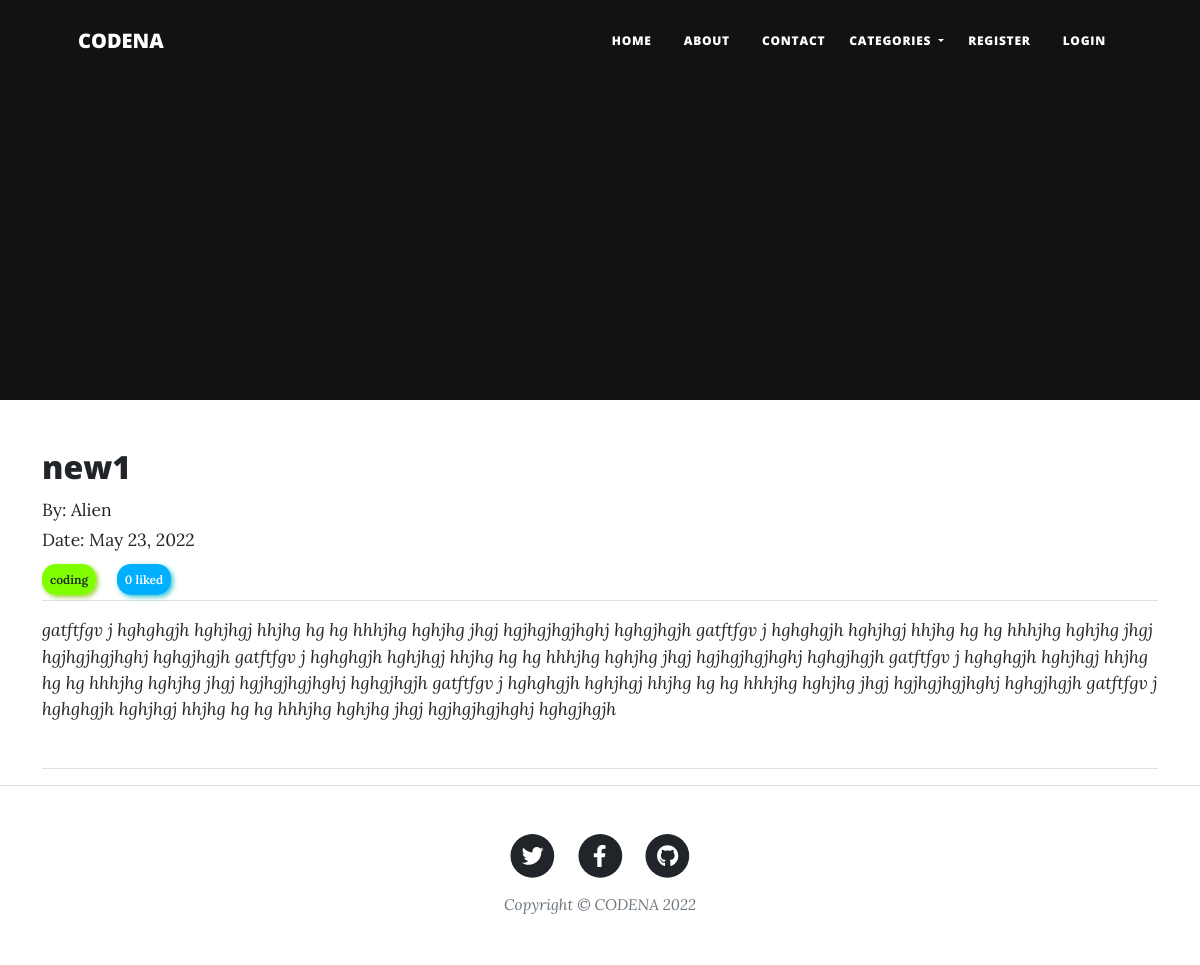
/post/6, run on the app's committed database.
### blog/models.py (models this page shows, shortened)
class Post (models.Model):
    title=models.CharField(max_length=100)
    author=models.ForeignKey(User, on_delete=models.CASCADE)
    body=RichTextField(blank=True, null=True)
    post_date = models.DateField(auto_now_add=True)
    category = models.CharField(max_length=255, default="coding")
    snip=models.CharField(max_length=100, default="Click above to read more...")
    likes = models.ManyToManyField(User, related_name='blog_posts')
    def total_likes(self):
        return self.likes.count()

### blog/views.py (the view)
# urls.py: path(r'post/<int:pk>', PostDetailView.as_view(), name='post_detail'),
class PostDetailView(DetailView):
    model=Post
    template_name='post_detail.html'
    def get_context_data(self,*args, **kwargs):
        cat_menu = Category.objects.all()
        context = super(PostDetailView, self).get_context_data(*args, **kwargs)
        stuff =  Post.objects.get(id=self.kwargs['pk'])
        total_likes = stuff.total_likes()
        liked = False
        if stuff.likes.filter(id=self.request.user.id).exists():
            liked = True
        context["liked"] = liked
        context["cat_menu"] = cat_menu
        context["total_likes"] = total_likes
        return context

### blog/models.py (called while the page is built)
    def __str__(self):
        return self.name

### templates/post_detail.html (shortened to what this page needs)
{% extends 'base.html'%}
{% block content %}
    <div class="post-entry">
        <h2>{{object.title}}</h2>
        <small>
        By: {{object.author.username}}<br/>
        Date: {{object.post_date}}<br/>
        <div  class="card-link cats"><a href="{% url 'category' post.category %}">{{post.category}}</a></div>
        <div  class="card-link like_counter">{{ total_likes }} liked</div>
        <br/>
        <hr>
        <p><i>{{object.body|safe}}</i></p>
        <br/>
        <hr>
    </div>
{% endblock content %}

### static/css/index.css (style rules this page uses)
p { margin: 0!important; }
.cats { position: relative; top: .5rem; font-size: 12px; font-weight: 600; left: 0; display: inline; background-color: chartreuse; padding: 0.5rem; border-radius: 14px; box-shadow: 2px 2px 5px yellowgreen; }
.like_counter { position: relative; top: .5rem; font-size: 12px; font-weight: 600; left: 0; display: inline; background-color: #00b0ff; color: white; padding: 0.5rem; border-radius: 14px; box-shadow: 2px 2px 5px #32c5cd; }

### data on the page
Post: title "new1", author.username "Alien", post_date "May 23, 2022", category "coding", body "gatftfgv j hghghgjh hghjhgj hhjhg hg hg hhhjhg hghjhg jhgj hgjhgjhgjhghj hghgjhgjh gatftfgv j hghghgjh hghjhgj hhjhg hg hg hhhjhg hghjhg jhgj hgjhgjhgjhghj hghgjhgjh gatftfgv j hghghgjh hghjhgj hhjhg hg hg hhhjhg hghjhg jhgj hgjhgjhgjhghj hghgjhgjh gatftfgv j hghghgjh hghjhgj hhjhg hg hg hhhjhg hghjhg jhgj hgjhgjhgjhghj hghgjhgjh gatftfgv j hghghgjh hghjhgj hhjhg hg hg hhhjhg hghjhg jhgj hgjhgjhgjhghj hghgjhgjh gatftfgv j hghghgjh hghjhgj hhjhg hg hg hhhjhg hghjhg jhgj hgjhgjhgjhghj hghgjhgjh"

### other printed values
{{ total_likes }} "0"
